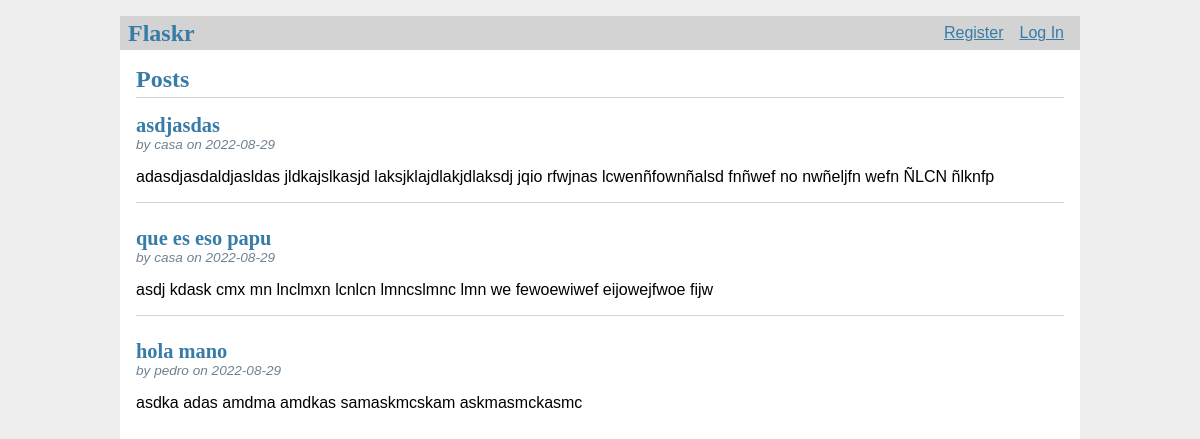
The page / on the database its author committed.
### tables this page shows
CREATE TABLE post (
  id INTEGER PRIMARY KEY AUTOINCREMENT,
  author_id INTEGER NOT NULL,
  created TIMESTAMP NOT NULL DEFAULT CURRENT_TIMESTAMP,
  title TEXT NOT NULL,
  body TEXT NOT NULL,
  FOREIGN KEY (author_id) REFERENCES user (id)
);

CREATE TABLE user (
  id INTEGER PRIMARY KEY AUTOINCREMENT,
  username TEXT UNIQUE NOT NULL,
  password TEXT NOT NULL
);

### flaskr/blog.py (the view)
@bp.route('/')
def index():
    db = get_db()
    posts = db.execute(
        'SELECT p.id, title, body, created, author_id, username'
        ' FROM post p JOIN user u ON p.author_id = u.id'
        ' ORDER BY created DESC'
    ).fetchall()
    return render_template('blog/index.html', posts=posts)

### flaskr/auth.py (called while the page is built)
@bp.before_app_request
def load_logged_in_user():
    user_id = session.get('user_id')
    if user_id is None:
        g.user = None
    else:
        g.user = get_db().execute(
            'SELECT * FROM user WHERE id = ?', (user_id,)
        ).fetchone()

### flaskr/db.py (called while the page is built)
def get_db():
    if 'db' not in g:
        g.db = sqlite3.connect(
            current_app.config['DATABASE'],
            detect_types=sqlite3.PARSE_DECLTYPES
        )
        g.db.row_factory = sqlite3.Row
    return g.db

### flaskr/templates/blog/index.html (shortened to what this page needs)
{% extends 'base.html' %}
{% block header %}
  <h1>{% block title %}Posts{% endblock %}</h1>
{% endblock %}
{% block content %}
  {% for post in posts %}
    <article class="post">
      <header>
        <div>
          <h1>{{ post['title'] }}</h1>
          <div class="about">by {{ post['username'] }} on {{ post['created'].strftime('%Y-%m-%d') }}</div>
        </div>
      </header>
      <p class="body">{{ post['body'] }}</p>
    </article>
    {% if not loop.last %}
      <hr>
    {% endif %}
  {% endfor %}
{% endblock %}

### flaskr/templates/base.html (shortened to what this page needs)
<!doctype html>
<link rel="stylesheet" href="{{ url_for('static', filename='style.css') }}">
<nav>
  <h1>Flaskr</h1>
  <ul>
    {% if g.user %}
      <li><span>{{ g.user['username'] }}</span>
      <li><a href="{{ url_for('auth.logout') }}">Log Out</a>
    {% else %}
      <li><a href="{{ url_for('auth.register') }}">Register</a>
      <li><a href="{{ url_for('auth.login') }}">Log In</a>
    {% endif %}
  </ul>
</nav>
<section class="content">
  <header>
    {% block header %}{% endblock %}
  </header>
  {% block content %}{% endblock %}
</section>

### flaskr/static/style.css (style rules this page uses)
h1 { font-family: serif; color: #377ba8; margin: 1rem 0; }
a { color: #377ba8; }
hr { border: none; border-top: 1px solid lightgray; }
nav { background: lightgray; display: flex; align-items: center; padding: 0 0.5rem; }
nav h1 { flex: auto; margin: 0; }
nav ul { display: flex; list-style: none; margin: 0; padding: 0; }
nav ul li a, nav ul li span, header .action { display: block; padding: 0.5rem; }
.content { padding: 0 1rem 1rem; }
.content > header { border-bottom: 1px solid lightgray; display: flex; align-items: flex-end; }
.content > header h1 { flex: auto; margin: 1rem 0 0.25rem 0; }
.post > header { display: flex; align-items: flex-end; font-size: 0.85em; }
.post > header > div:first-of-type { flex: auto; }
.post > header h1 { font-size: 1.5em; margin-bottom: 0; }
.post .about { color: slategray; font-style: italic; }
.post .body { white-space: pre-line; }
.content:last-child { margin-bottom: 0; }

### rows shown on the page
post: title "asdjasdas", username "casa", created "2022-08-29", body "adasdjasdaldjasldas jldkajslkasjd laksjklajdlakjdlaksdj jqio rfwjnas lcwenñfownñalsd fnñwef no nwñeljfn wefn ÑLCN ñlknfp"
post: title "que es eso papu", username "casa", created "2022-08-29", body "asdj kdask cmx mn lnclmxn lcnlcn lmncslmnc lmn we fewoewiwef eijowejfwoe fijw"
post: title "hola mano", username "pedro", created "2022-08-29", body "asdka adas amdma amdkas samaskmcskam askmasmckasmc"
